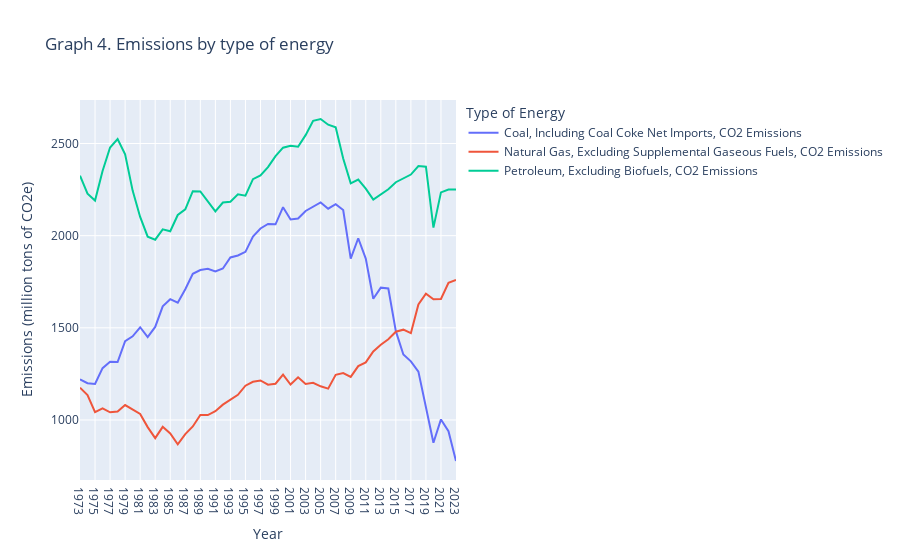

Source (notebook cell):
### Code cell
melted_CO2_energy_aggregate=melted_CO2_energy[
(melted_CO2_energy['Type of Energy']=='Coal, Including Coal Coke Net Imports, CO2 Emissions') |
(melted_CO2_energy['Type of Energy']=='Natural Gas, Excluding Supplemental Gaseous Fuels, CO2 Emissions') |
(melted_CO2_energy['Type of Energy']=='Petroleum, Excluding Biofuels, CO2 Emissions')
]



fig = px.line(
    melted_CO2_energy_aggregate,
    x="Year",
    y="Emissions (million tons of CO2e)",
    color="Type of Energy",
    title="Graph 4. Emissions by type of energy"
)


fig.show()

### Figure 1 — Plotly figure (JSON) as saved in the notebook; plotly's stock layout.template omitted (floating-point values rounded to 4 significant figures)
{"data": [{"hovertemplate": "Type of Energy=Coal, Including Coal Coke Net Imports, CO2 Emissions<br>Year=%{x}<br>Emissions (million tons of CO2e)=%{y}<extra></extra>", "legendgroup": "Coal, Including Coal Coke Net Imports, CO2 Emissions", "line": {"color": "#636efa", "dash": "solid"}, "marker": {"symbol": "circle"}, "mode": "lines", "name": "Coal, Including Coal Coke Net Imports, CO2 Emissions", "orientation": "v", "showlegend": true, "type": "scatter", "x": ["1973", "1974", "1975", "1976", "1977", "1978", "1979", "1980", "1981", "1982", "1983", "1984", "1985", "1986", "1987", "1988", "1989", "1990", "1991", "1992", "1993", "1994", "1995", "1996", "1997", "1998", "1999", "2000", "2001", "2002", "2003", "2004", "2005", "2006", "2007", "2008", "2009", "2010", "2011", "2012", "2013", "2014", "2015", "2016", "2017", "2018", "2019", "2020", "2021", "2022", "2023"], "xaxis": "x", "y": [1221.0, 1199.0, 1195.0, 1281.0, 1316.0, 1314.0, 1428.0, 1454.0, 1503.0, 1449.0, 1505.0, 1616.0, 1655.0, 1636.0, 1710.0, 1793.0, 1813.0, 1820.0, 1806.0, 1822.0, 1882.0, 1892.0, 1912.0, 1994.0, 2039.0, 2063.0, 2061.0, 2155.0, 2088.0, 2093.0, 2134.0, 2158.0, 2180.0, 2146.0, 2171.0, 2139.0, 1875.0, 1986.0, 1876.0, 1658.0, 1718.0, 1713.0, 1482.0, 1355.0, 1318.0, 1263.0, 1078.0, 876.2, 1003.0, 938.9, 777.3], "yaxis": "y"}, {"hovertemplate": "Type of Energy=Natural Gas, Excluding Supplemental Gaseous Fuels, CO2 Emissions<br>Year=%{x}<br>Emissions (million tons of CO2e)=%{y}<extra></extra>", "legendgroup": "Natural Gas, Excluding Supplemental Gaseous Fuels, CO2 Emissions", "line": {"color": "#EF553B", "dash": "solid"}, "marker": {"symbol": "circle"}, "mode": "lines", "name": "Natural Gas, Excluding Supplemental Gaseous Fuels, CO2 Emissions", "orientation": "v", "showlegend": true, "type": "scatter", "x": ["1973", "1974", "1975", "1976", "1977", "1978", "1979", "1980", "1981", "1982", "1983", "1984", "1985", "1986", "1987", "1988", "1989", "1990", "1991", "1992", "1993", "1994", "1995", "1996", "1997", "1998", "1999", "2000", "2001", "2002", "2003", "2004", "2005", "2006", "2007", "2008", "2009", "2010", "2011", "2012", "2013", "2014", "2015", "2016", "2017", "2018", "2019", "2020", "2021", "2022", "2023"], "xaxis": "x", "y": [1175.0, 1135.0, 1043.0, 1063.0, 1041.0, 1046.0, 1081.0, 1058.0, 1032.0, 961.2, 901.4, 962.6, 926.8, 868.2, 923.3, 964.7, 1027.0, 1027.0, 1048.0, 1083.0, 1111.0, 1136.0, 1186.0, 1207.0, 1214.0, 1191.0, 1197.0, 1246.0, 1192.0, 1231.0, 1196.0, 1201.0, 1183.0, 1170.0, 1245.0, 1254.0, 1234.0, 1292.0, 1312.0, 1372.0, 1408.0, 1438.0, 1479.0, 1490.0, 1471.0, 1627.0, 1685.0, 1655.0, 1656.0, 1744.0, 1760.0], "yaxis": "y"}, {"hovertemplate": "Type of Energy=Petroleum, Excluding Biofuels, CO2 Emissions<br>Year=%{x}<br>Emissions (million tons of CO2e)=%{y}<extra></extra>", "legendgroup": "Petroleum, Excluding Biofuels, CO2 Emissions", "line": {"color": "#00cc96", "dash": "solid"}, "marker": {"symbol": "circle"}, "mode": "lines", "name": "Petroleum, Excluding Biofuels, CO2 Emissions", "orientation": "v", "showlegend": true, "type": "scatter", "x": ["1973", "1974", "1975", "1976", "1977", "1978", "1979", "1980", "1981", "1982", "1983", "1984", "1985", "1986", "1987", "1988", "1989", "1990", "1991", "1992", "1993", "1994", "1995", "1996", "1997", "1998", "1999", "2000", "2001", "2002", "2003", "2004", "2005", "2006", "2007", "2008", "2009", "2010", "2011", "2012", "2013", "2014", "2015", "2016", "2017", "2018", "2019", "2020", "2021", "2022", "2023"], "xaxis": "x", "y": [2325.0, 2227.0, 2190.0, 2350.0, 2478.0, 2525.0, 2442.0, 2244.0, 2102.0, 1994.0, 1978.0, 2034.0, 2024.0, 2112.0, 2143.0, 2241.0, 2240.0, 2185.0, 2132.0, 2180.0, 2184.0, 2225.0, 2217.0, 2306.0, 2326.0, 2372.0, 2431.0, 2477.0, 2488.0, 2483.0, 2545.0, 2623.0, 2633.0, 2602.0, 2588.0, 2418.0, 2284.0, 2304.0, 2255.0, 2195.0, 2221.0, 2252.0, 2290.0, 2312.0, 2332.0, 2377.0, 2374.0, 2044.0, 2235.0, 2250.0, 2251.0], "yaxis": "y"}], "layout": {"autosize": true, "legend": {"title": {"text": "Type of Energy"}, "tracegroupgap": 0}, "title": {"text": "Graph 4. Emissions by type of energy"}, "xaxis": {"anchor": "y", "autorange": true, "domain": [0, 1], "range": [0, 50], "title": {"text": "Year"}, "type": "category"}, "yaxis": {"anchor": "x", "autorange": true, "domain": [0, 1], "range": [674.2, 2736.0], "title": {"text": "Emissions (million tons of CO2e)"}, "type": "linear"}}}
